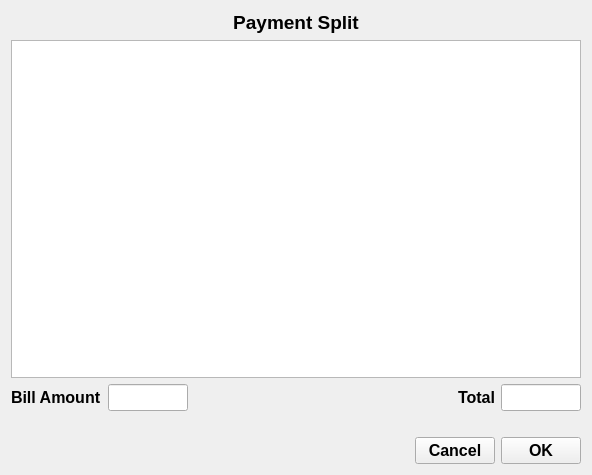
<?xml version="1.0" encoding="UTF-8"?>
<ui version="4.0">
 <class>PaymentSplitWidget</class>
 <widget class="QWidget" name="PaymentSplitWidget">
  <property name="geometry">
   <rect>
    <x>0</x>
    <y>0</y>
    <width>592</width>
    <height>475</height>
   </rect>
  </property>
  <property name="windowTitle">
   <string>Form</string>
  </property>
  <layout class="QVBoxLayout" name="verticalLayout">
   <item>
    <widget class="QLabel" name="label">
     <property name="font">
      <font>
       <family>Segoe UI</family>
       <pointsize>14</pointsize>
       <weight>75</weight>
       <bold>true</bold>
      </font>
     </property>
     <property name="text">
      <string>Payment Split</string>
     </property>
     <property name="alignment">
      <set>Qt::AlignCenter</set>
     </property>
    </widget>
   </item>
   <item>
    <widget class="QTableWidget" name="tableWidget">
     <property name="font">
      <font>
       <pointsize>14</pointsize>
       <weight>75</weight>
       <bold>true</bold>
      </font>
     </property>
     <property name="alternatingRowColors">
      <bool>true</bool>
     </property>
    </widget>
   </item>
   <item>
    <layout class="QHBoxLayout" name="horizontalLayout">
     <item>
      <widget class="QLabel" name="label_2">
       <property name="font">
        <font>
         <family>Segoe UI</family>
         <pointsize>12</pointsize>
         <weight>75</weight>
         <bold>true</bold>
        </font>
       </property>
       <property name="text">
        <string>Bill Amount</string>
       </property>
      </widget>
     </item>
     <item>
      <widget class="QLineEdit" name="amountLine">
       <property name="maximumSize">
        <size>
         <width>80</width>
         <height>16777215</height>
        </size>
       </property>
       <property name="font">
        <font>
         <family>Segoe UI</family>
         <pointsize>12</pointsize>
        </font>
       </property>
       <property name="alignment">
        <set>Qt::AlignRight|Qt::AlignTrailing|Qt::AlignVCenter</set>
       </property>
      </widget>
     </item>
     <item>
      <spacer name="horizontalSpacer">
       <property name="orientation">
        <enum>Qt::Horizontal</enum>
       </property>
       <property name="sizeHint" stdset="0">
        <size>
         <width>40</width>
         <height>20</height>
        </size>
       </property>
      </spacer>
     </item>
     <item>
      <widget class="QLabel" name="label_3">
       <property name="font">
        <font>
         <family>Segoe UI</family>
         <pointsize>12</pointsize>
         <weight>75</weight>
         <bold>true</bold>
        </font>
       </property>
       <property name="text">
        <string>Total</string>
       </property>
      </widget>
     </item>
     <item>
      <widget class="QLineEdit" name="balanceLine">
       <property name="maximumSize">
        <size>
         <width>80</width>
         <height>16777215</height>
        </size>
       </property>
       <property name="font">
        <font>
         <family>Segoe UI</family>
         <pointsize>12</pointsize>
        </font>
       </property>
       <property name="alignment">
        <set>Qt::AlignRight|Qt::AlignTrailing|Qt::AlignVCenter</set>
       </property>
      </widget>
     </item>
    </layout>
   </item>
   <item>
    <spacer name="verticalSpacer">
     <property name="orientation">
      <enum>Qt::Vertical</enum>
     </property>
     <property name="sizeType">
      <enum>QSizePolicy::Fixed</enum>
     </property>
     <property name="sizeHint" stdset="0">
      <size>
       <width>20</width>
       <height>20</height>
      </size>
     </property>
    </spacer>
   </item>
   <item>
    <layout class="QHBoxLayout" name="horizontalLayout_2">
     <item>
      <spacer name="horizontalSpacer_2">
       <property name="orientation">
        <enum>Qt::Horizontal</enum>
       </property>
       <property name="sizeHint" stdset="0">
        <size>
         <width>40</width>
         <height>20</height>
        </size>
       </property>
      </spacer>
     </item>
     <item>
      <widget class="QPushButton" name="cancelButton">
       <property name="font">
        <font>
         <family>Segoe UI</family>
         <pointsize>12</pointsize>
         <weight>75</weight>
         <bold>true</bold>
        </font>
       </property>
       <property name="text">
        <string>Cancel</string>
       </property>
      </widget>
     </item>
     <item>
      <widget class="QPushButton" name="OKButton">
       <property name="font">
        <font>
         <family>Segoe UI</family>
         <pointsize>12</pointsize>
         <weight>75</weight>
         <bold>true</bold>
        </font>
       </property>
       <property name="text">
        <string>OK</string>
       </property>
      </widget>
     </item>
    </layout>
   </item>
  </layout>
 </widget>
 <resources/>
 <connections/>
</ui>
